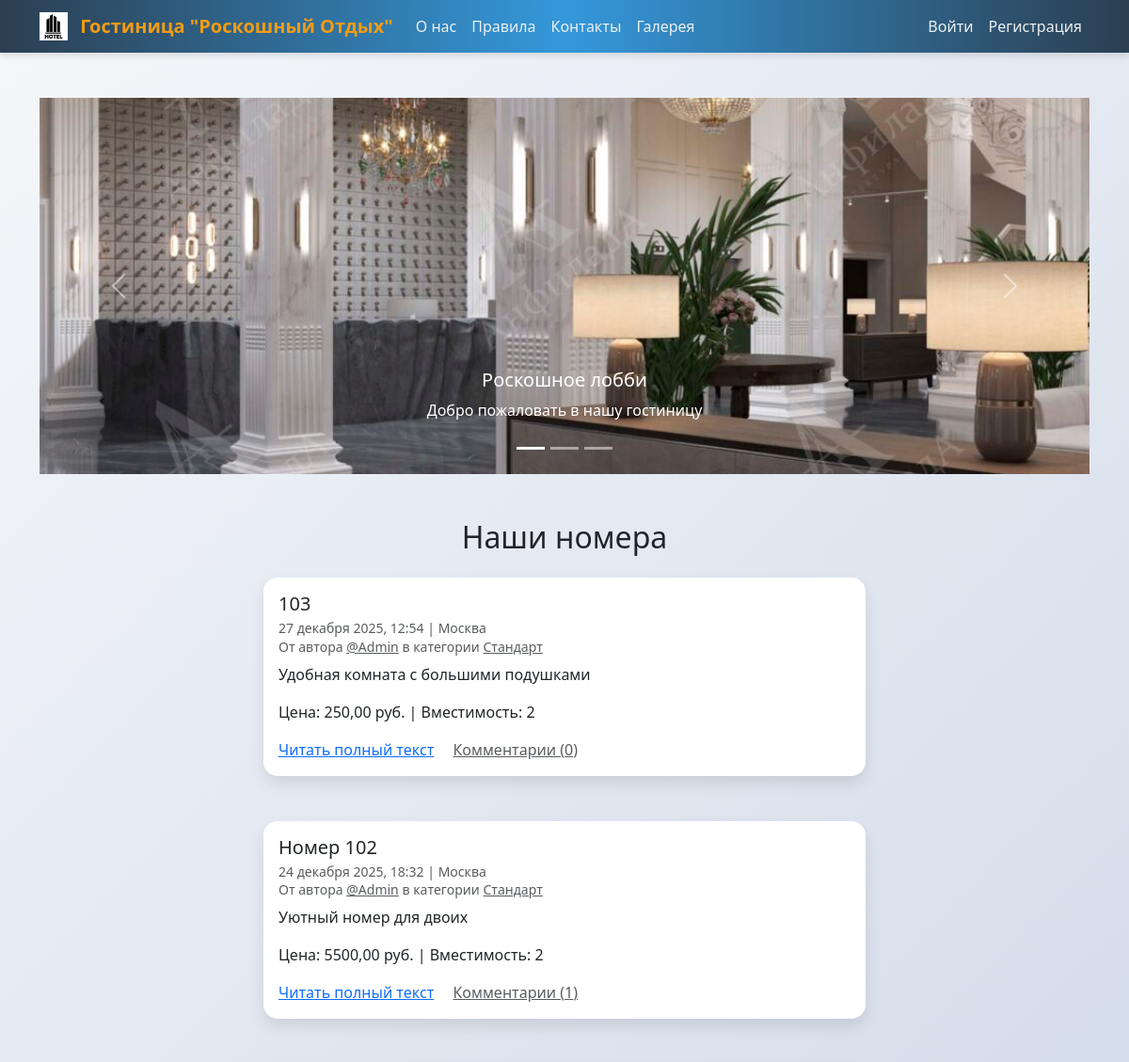
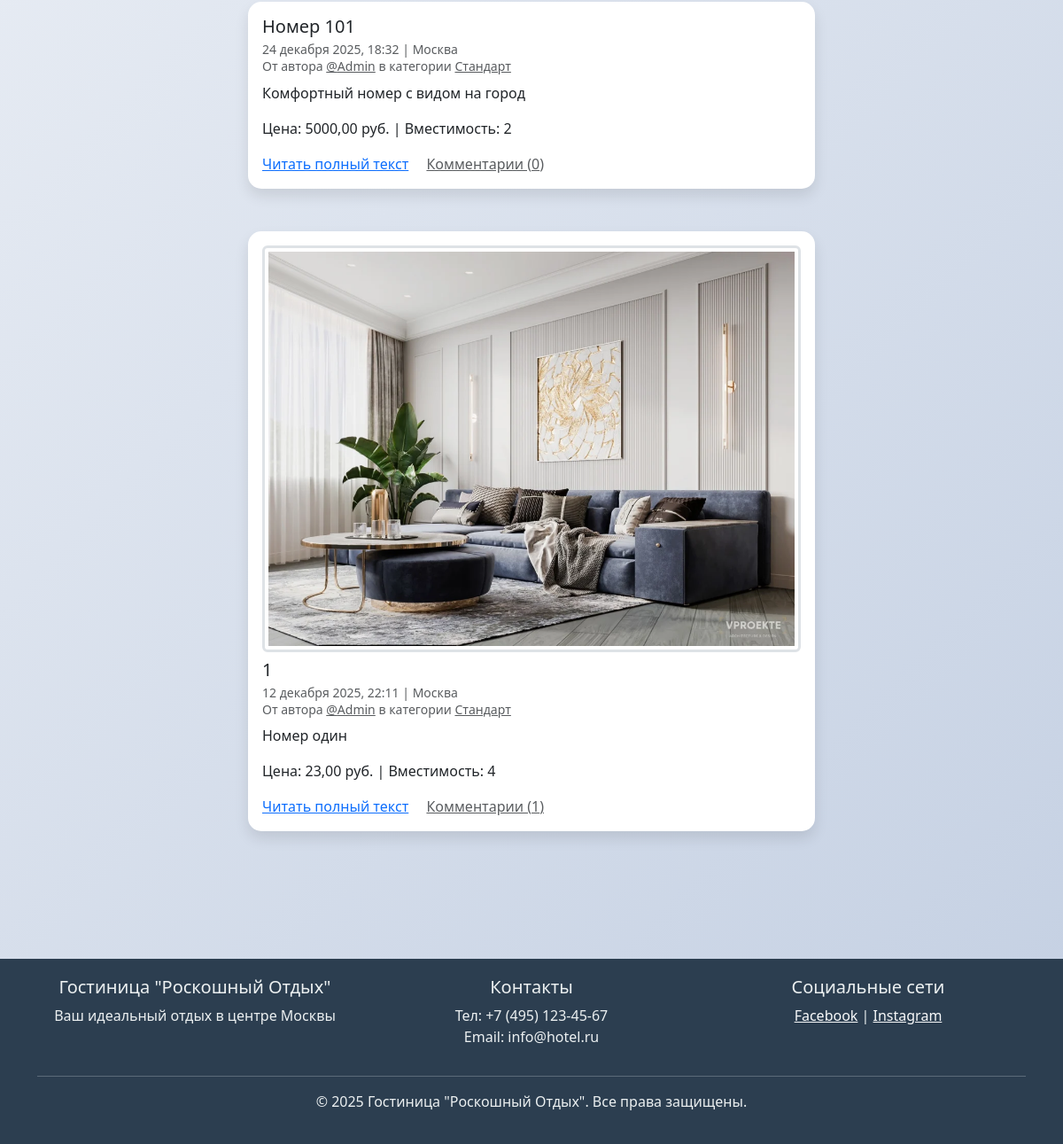
The page / on the database its author committed (2 pictures, top to bottom).
### hotel/models.py (models this page shows, shortened)
class PublishedModel(models.Model):
    is_published = models.BooleanField('Опубликовано', default=True,
                                       help_text='Снимите галочку, чтобы скрыть публикацию.')
    created_at = models.DateTimeField('Добавлено', auto_now_add=True)
    class Meta:
        abstract = True

class Room(PublishedModel):
    title = models.CharField('Название номера', max_length=256)
    text = models.TextField('Описание')
    slug = models.SlugField('Идентификатор', unique=True,
                            help_text='Идентификатор страницы для URL; '
                                      'разрешены символы латиницы, цифры, дефис и подчёркивание.')
    image = models.ImageField('Фото', upload_to='rooms/', blank=True)
    pub_date = models.DateTimeField('Дата и время публикации',
                                    help_text='Если установить дату и время в будущем — '
                                              'можно делать отложенные публикации.')
    author = models.ForeignKey(User, on_delete=models.CASCADE, verbose_name='Автор')
    location = models.ForeignKey(Location, on_delete=models.SET_NULL, null=True, blank=True,
                                 verbose_name='Местоположение')
    category = models.ForeignKey(Category, on_delete=models.SET_NULL, null=True, blank=True,
                                 verbose_name='Категория')
    price = models.DecimalField('Цена', max_digits=10, decimal_places=2)
    capacity = models.PositiveIntegerField('Вместимость')
    class Meta:
        verbose_name = 'номер'
        verbose_name_plural = 'Номера'
        ordering = ['-pub_date']

class Location(PublishedModel):
    name = models.CharField('Название места', max_length=256)
    class Meta:
        verbose_name = 'местоположение'
        verbose_name_plural = 'Местоположения'

class Category(PublishedModel):
    title = models.CharField('Название категории', max_length=256)
    description = models.TextField('Описание')
    slug = models.SlugField(unique=True, verbose_name='Идентификатор',
                            help_text='Идентификатор страницы для URL; '
                                      'разрешены символы латиницы, цифры, дефис и подчёркивание.')
    image = models.ImageField('Фото', upload_to='categories/', blank=True)
    class Meta:
        verbose_name = 'категория'
        verbose_name_plural = 'Категории'

### hotel/views.py (the view)
# urls.py: path('', views.room_index, name='index'),
def room_index(request):
    rooms = Room.objects.filter(
        is_published=True,
        pub_date__lte=timezone.now(),
        category__is_published=True,
    ).select_related('author', 'location', 'category')
    paginator = Paginator(rooms, 10)
    page_number = request.GET.get('page')
    page_obj = paginator.get_page(page_number)
    context = {'page_obj': page_obj}
    return render(request, 'hotel/index.html', context)

### templates/hotel/index.html (shortened to what this page needs)
{% extends "base.html" %}
{% load static %}
{% block content %}
  <div id="heroCarousel" class="carousel slide mb-5" data-bs-ride="carousel">
    <div class="carousel-indicators">
      <button type="button" data-bs-target="#heroCarousel" data-bs-slide-to="0" class="active" aria-current="true" aria-label="Slide 1"></button>
      <button type="button" data-bs-target="#heroCarousel" data-bs-slide-to="1" aria-label="Slide 2"></button>
      <button type="button" data-bs-target="#heroCarousel" data-bs-slide-to="2" aria-label="Slide 3"></button>
    </div>
    <div class="carousel-inner">
      <div class="carousel-item active">
        <img src="{% static 'img/gallery/lobby.jpg' %}" class="d-block w-100" alt="Лобби">
        <div class="carousel-caption d-none d-md-block">
          <h5>Роскошное лобби</h5>
          <p>Добро пожаловать в нашу гостиницу</p>
        </div>
      </div>
    </div>
    <button class="carousel-control-prev" type="button" data-bs-target="#heroCarousel" data-bs-slide="prev">
      <span class="carousel-control-prev-icon" aria-hidden="true"></span>
    </button>
    <button class="carousel-control-next" type="button" data-bs-target="#heroCarousel" data-bs-slide="next">
      <span class="carousel-control-next-icon" aria-hidden="true"></span>
    </button>
  </div>
  <h2 class="text-center mb-4">Наши номера</h2>
  {% for room in page_obj %}
    <article class="mb-5">
      {% include "includes/room_card.html" %}
    </article>
  {% endfor %}
{% endblock %}

### templates/base.html (shortened to what this page needs)
{% load static %}
{% load django_bootstrap5 %}
<!DOCTYPE html>
<html lang="ru">
  <head>
    {% bootstrap_css %}
    <link rel="stylesheet" href="{% static 'css/custom.css' %}">
  </head>
  <body>
    {% include "includes/header.html" %}
    <main>
      <div class="container py-5">
        {% block content %}{% endblock %}
      </div>
    </main>
    {% include "includes/footer.html" %}
  </body>
</html>

### templates/includes/header.html (shortened to what this page needs)
{% load static %}
<header>
  <nav class="navbar navbar-expand-lg navbar-dark">
    <div class="container">
      <a class="navbar-brand" href="{% url 'hotel:index' %}">
        <img src="{% static 'img/logo.png' %}" width="30" height="30" class="d-inline-block align-top me-2" alt="">
        Гостиница "Роскошный Отдых"
      </a>
      <div class="collapse navbar-collapse" id="navbarNav">
        {% with request.resolver_match.view_name as view_name %}
          <ul class="navbar-nav me-auto">
            <li class="nav-item">
              <a class="nav-link {% if view_name == 'pages:about' %}active{% endif %}" href="{% url 'pages:about' %}">О нас</a>
            </li>
            <li class="nav-item">
              <a class="nav-link {% if view_name == 'pages:rules' %}active{% endif %}" href="{% url 'pages:rules' %}">Правила</a>
            </li>
            <li class="nav-item">
              <a class="nav-link {% if view_name == 'pages:contacts' %}active{% endif %}" href="{% url 'pages:contacts' %}">Контакты</a>
            </li>
            <li class="nav-item">
              <a class="nav-link {% if view_name == 'pages:gallery' %}active{% endif %}" href="{% url 'pages:gallery' %}">Галерея</a>
            </li>
          </ul>
          {% if user.is_authenticated %}
            <ul class="navbar-nav">
              {% if user.is_staff %}
                <li class="nav-item">
                  <a class="nav-link" href="{% url 'hotel:create_room' %}">Добавить номер</a>
                </li>
              {% endif %}
              <li class="nav-item dropdown">
                <a class="nav-link dropdown-toggle" href="#" id="navbarDropdown" role="button" data-bs-toggle="dropdown" aria-expanded="false">
                  {{ user.username }}
                </a>
                <ul class="dropdown-menu" aria-labelledby="navbarDropdown">
                  <li><a class="dropdown-item" href="{% url 'hotel:profile' user.username %}">Профиль</a></li>
                  <li><a class="dropdown-item" href="{% url 'hotel:user_bookings' %}">Мои бронирования</a></li>
                  <li><a class="dropdown-item" href="{% url 'hotel:edit_profile' %}">Редактировать профиль</a></li>
                  <li><a class="dropdown-item" href="{% url 'password_change' %}">Изменить пароль</a></li>
                  <li><hr class="dropdown-divider"></li>
                  <li>
                    <form method="post" action="{% url 'logout' %}" class="d-inline">
                      {% csrf_token %}
                      <button type="submit" class="dropdown-item">Выйти</button>
                    </form>
                  </li>
                </ul>
              </li>
            </ul>
          {% else %}
            <ul class="navbar-nav">
              <li class="nav-item">
                <a class="nav-link" href="{% url 'login' %}">Войти</a>
              </li>
              <li class="nav-item">
                <a class="nav-link" href="{% url 'hotel:register' %}">Регистрация</a>
              </li>
            </ul>
          {% endif %}
        {% endwith %}
      </div>
    </div>
  </nav>
</header>

### templates/includes/room_card.html (shortened to what this page needs)
<div class="col d-flex justify-content-center">
  <div class="card" style="width: 40rem;">
    <div class="card-body">
      {% if room.image %}
        <a href="{{ room.image.url }}" target="_blank">
          <img class="border-3 rounded img-fluid img-thumbnail mb-2 mx-auto d-block" src="{{ room.image.url }}">
        </a>
      {% endif %}
      <h5 class="card-title">{{ room.title }}</h5>
      <h6 class="card-subtitle mb-2 text-muted">
        <small>
          {{ room.pub_date|date:"d E Y, H:i" }} | {% if room.location and room.location.is_published %}{{ room.location.name }}{% else %}Планета Земля{% endif %}<br>
          От автора <a class="text-muted" href="{% url 'hotel:profile' room.author.username %}">@{{ room.author.username }}</a> в
          категории {% include "includes/category_link.html" %}
        </small>
      </h6>
      <p class="card-text">{{ room.text|truncatewords:10 }}</p>
      <p>Цена: {{ room.price }} руб. | Вместимость: {{ room.capacity }}</p>
      <a href="{% url 'hotel:room_detail' room.slug %}" class="card-link">Читать полный текст</a>
      <a href="{% url 'hotel:room_detail' room.slug %}" class="card-link text-muted">Комментарии ({{ room.comments.count }})</a>
    </div>
  </div>
</div>

### templates/includes/category_link.html
<a class="text-muted" href="{% url 'hotel:category' room.category.slug %}">
  {{ room.category.title }}
</a>

### templates/includes/footer.html
<footer class="footer mt-5">
  <div class="container">
    <div class="row">
      <div class="col-md-4">
        <h5>Гостиница "Роскошный Отдых"</h5>
        <p>Ваш идеальный отдых в центре Москвы</p>
      </div>
      <div class="col-md-4">
        <h5>Контакты</h5>
        <p>Тел: +7 (495) 123-45-67<br>Email: info@hotel.ru</p>
      </div>
      <div class="col-md-4">
        <h5>Социальные сети</h5>
        <p><a href="#" class="text-light">Facebook</a> | <a href="#" class="text-light">Instagram</a></p>
      </div>
    </div>
    <hr>
    <p>&copy; 2025 Гостиница "Роскошный Отдых". Все права защищены.</p>
  </div>
</footer>

### static/css/custom.css (style rules this page uses)
body { background: linear-gradient(135deg, #f5f7fa 0%, #c3cfe2 100%); font-family: 'Segoe UI', Tahoma, Geneva, Verdana, sans-serif; }
.navbar { background: linear-gradient(90deg, #2c3e50 0%, #3498db 50%, #2c3e50 100%) !important; box-shadow: 0 4px 6px rgba(0, 0, 0, 0.1); }
.navbar-brand { font-weight: bold; color: #f39c12 !important; }
.nav-link { color: #ecf0f1 !important; transition: color 0.3s; }
.card { border: none; border-radius: 15px; box-shadow: 0 8px 16px rgba(0, 0, 0, 0.1); transition: transform 0.3s, box-shadow 0.3s; }
.footer { background: #2c3e50; color: #ecf0f1; padding: 20px 0; text-align: center; }
.carousel-item img { height: 400px; object-fit: cover; }

### rows shown on the page
Room: title "103", pub_date "27 декабря 2025, 12:54", location.name "Москва", author.username "Admin", category "Стандарт", text "Удобная комната с большими подушками", price "250,00", capacity "2", comments.count "0"
Room: title "Номер 102", pub_date "24 декабря 2025, 18:32", location.name "Москва", author.username "Admin", category "Стандарт", text "Уютный номер для двоих", price "5500,00", capacity "2", comments.count "1"
Room: title "Номер 101", pub_date "24 декабря 2025, 18:32", location.name "Москва", author.username "Admin", category "Стандарт", text "Комфортный номер с видом на город", price "5000,00", capacity "2", comments.count "0"
Room: image (picture), title "1", pub_date "12 декабря 2025, 22:11", location.name "Москва", author.username "Admin", category "Стандарт", text "Номер один", price "23,00", capacity "4", comments.count "1"
